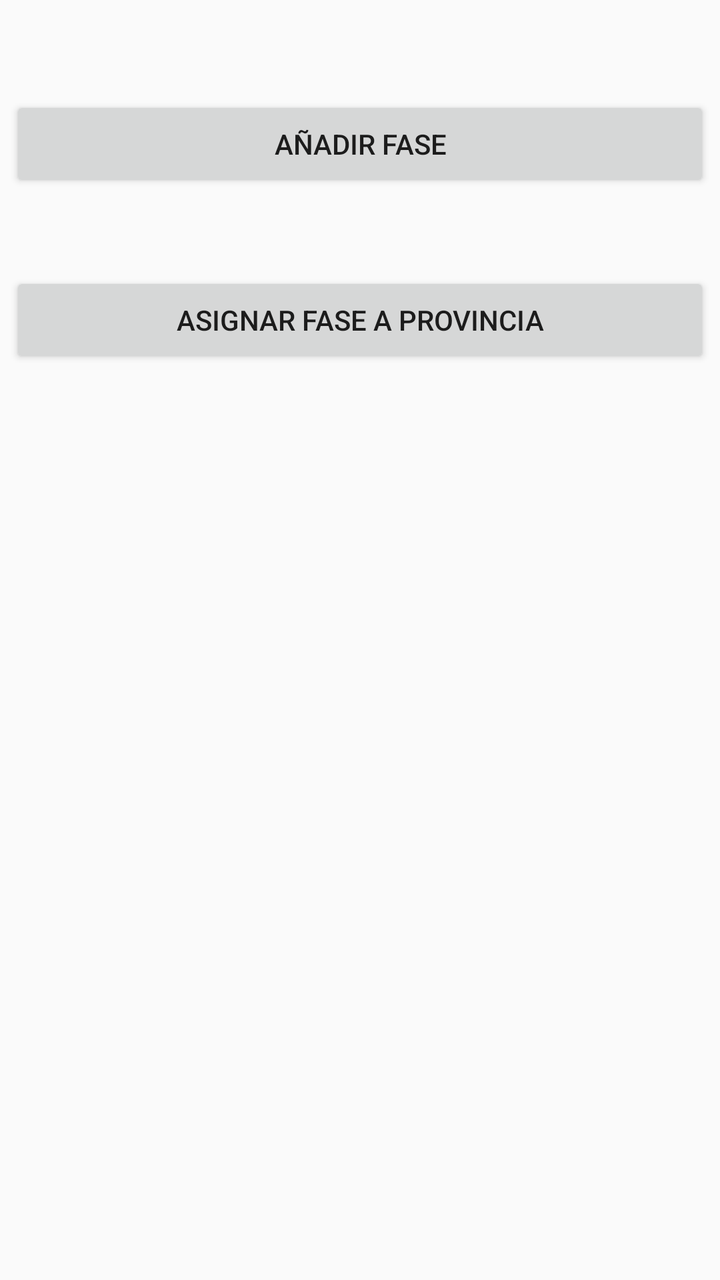
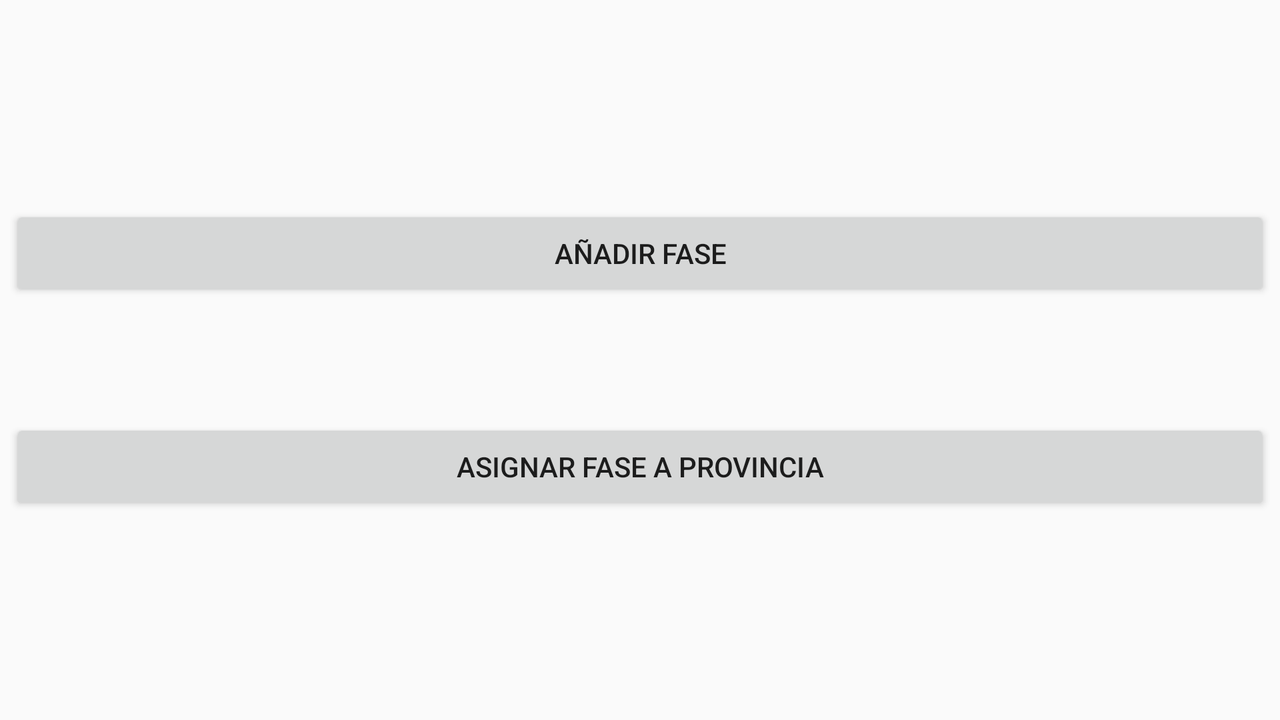

Compare how this app lays out the same screen by default and in its alternative resource folder. The renders come first, then the two layout files and the values they reference.
<!-- AndroidManifest.xml: application theme AppTheme -->
<!-- res/layout/activity_pantalla_admin.xml -->
<?xml version="1.0" encoding="utf-8"?>
<androidx.constraintlayout.widget.ConstraintLayout xmlns:android="http://schemas.android.com/apk/res/android"
    xmlns:app="http://schemas.android.com/apk/res-auto"
    xmlns:tools="http://schemas.android.com/tools"
    android:layout_width="match_parent"
    android:layout_height="match_parent"
    android:paddingLeft="5dp"
    android:paddingRight="5dp"
    tools:context=".PantallaAdmin">

    <Button
        android:id="@+id/btAnadirFase"
        android:layout_width="0dp"
        android:layout_height="wrap_content"
        android:layout_marginTop="48dp"
        android:text="@string/txtBtAnadirFase"
        app:layout_constraintEnd_toEndOf="parent"
        app:layout_constraintHorizontal_bias="0.444"
        app:layout_constraintStart_toStartOf="parent"
        app:layout_constraintTop_toTopOf="parent" />

    <Button
        android:id="@+id/btAsignarFase"
        android:layout_width="0dp"
        android:layout_height="wrap_content"
        android:layout_marginTop="40dp"
        android:text="@string/txtBtAsignarFase"
        app:layout_constraintEnd_toEndOf="parent"
        app:layout_constraintHorizontal_bias="0.444"
        app:layout_constraintStart_toStartOf="parent"
        app:layout_constraintTop_toBottomOf="@+id/btAnadirFase" />
</androidx.constraintlayout.widget.ConstraintLayout>
<!-- resources referenced by this layout -->
<resources>
  <string name="txtBtAnadirFase">Añadir Fase</string>
  <string name="txtBtAsignarFase">Asignar Fase a Provincia</string>
  <style name="AppTheme" parent="Theme.AppCompat.Light.DarkActionBar">
          
          <item name="colorPrimary">@color/colorPrimary</item>
          <item name="colorPrimaryDark">@color/colorPrimaryDark</item>
          <item name="colorAccent">@color/colorAccent</item>
      </style>
</resources>
<!-- res/layout-land/activity_pantalla_admin.xml (the repository's variant of the layout above) -->
<!-- drawn on the phone turned sideways -->
<?xml version="1.0" encoding="utf-8"?>
<androidx.constraintlayout.widget.ConstraintLayout xmlns:android="http://schemas.android.com/apk/res/android"
    xmlns:app="http://schemas.android.com/apk/res-auto"
    xmlns:tools="http://schemas.android.com/tools"
    android:layout_width="match_parent"
    android:layout_height="match_parent"
    android:paddingLeft="5dp"
    android:paddingRight="5dp"
    tools:context=".PantallaAdmin">

    <Button
        android:id="@+id/btAnadirFase"
        android:layout_width="0dp"
        android:layout_height="wrap_content"
        android:layout_marginTop="44dp"
        android:text="@string/txtBtAnadirFase"
        app:layout_constraintBottom_toTopOf="@+id/btAsignarFase"
        app:layout_constraintEnd_toEndOf="parent"
        app:layout_constraintHorizontal_bias="0.5"
        app:layout_constraintStart_toStartOf="parent"
        app:layout_constraintTop_toTopOf="parent" />

    <Button
        android:id="@+id/btAsignarFase"
        android:layout_width="0dp"
        android:layout_height="wrap_content"
        android:layout_marginBottom="44dp"
        android:text="@string/txtBtAsignarFase"
        app:layout_constraintBottom_toBottomOf="parent"
        app:layout_constraintEnd_toEndOf="parent"
        app:layout_constraintHorizontal_bias="0.5"
        app:layout_constraintStart_toStartOf="parent"
        app:layout_constraintTop_toBottomOf="@+id/btAnadirFase" />
</androidx.constraintlayout.widget.ConstraintLayout>
